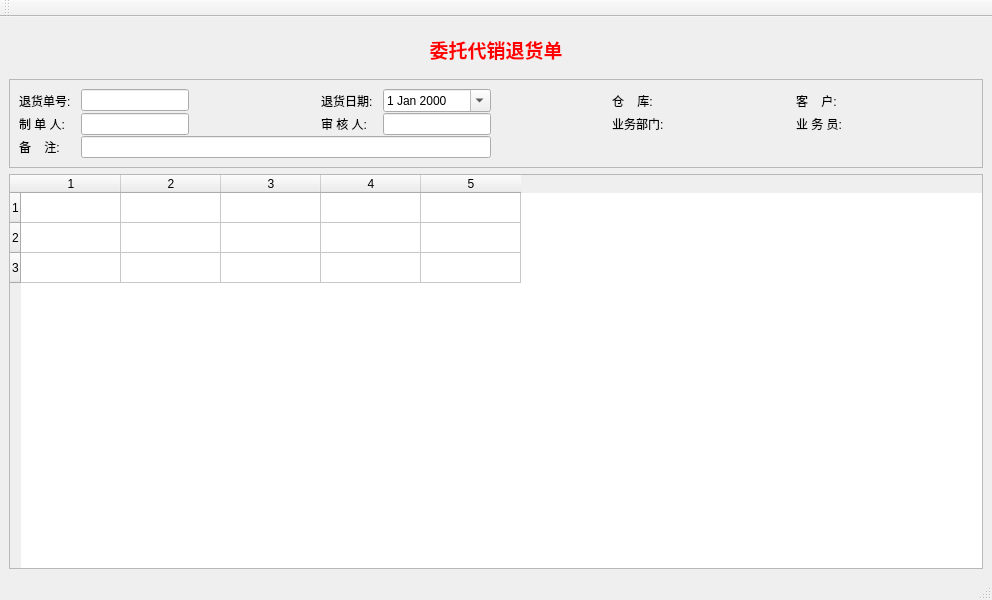
<?xml version="1.0" encoding="UTF-8"?>
<ui version="4.0">
 <class>SaConReturnedWin</class>
 <widget class="QMainWindow" name="SaConReturnedWin">
  <property name="geometry">
   <rect>
    <x>0</x>
    <y>0</y>
    <width>992</width>
    <height>600</height>
   </rect>
  </property>
  <property name="windowTitle">
   <string>MainWindow</string>
  </property>
  <widget class="QWidget" name="centralwidget">
   <layout class="QVBoxLayout" name="verticalLayout_2">
    <item>
     <widget class="QFrame" name="frame_4">
      <property name="frameShape">
       <enum>QFrame::NoFrame</enum>
      </property>
      <property name="frameShadow">
       <enum>QFrame::Plain</enum>
      </property>
      <property name="lineWidth">
       <number>0</number>
      </property>
      <layout class="QHBoxLayout" name="horizontalLayout_4">
       <item>
        <widget class="QLabel" name="label_16">
         <property name="font">
          <font>
           <family>微软雅黑</family>
           <pointsize>14</pointsize>
           <weight>75</weight>
           <bold>true</bold>
          </font>
         </property>
         <property name="text">
          <string>&lt;html&gt;&lt;head/&gt;&lt;body&gt;&lt;p&gt;&lt;span style=&quot; color:#ff0000;&quot;&gt;委托代销退货单&lt;/span&gt;&lt;/p&gt;&lt;/body&gt;&lt;/html&gt;</string>
         </property>
         <property name="alignment">
          <set>Qt::AlignCenter</set>
         </property>
        </widget>
       </item>
      </layout>
     </widget>
    </item>
    <item>
     <widget class="QFrame" name="frame_2">
      <property name="frameShape">
       <enum>QFrame::StyledPanel</enum>
      </property>
      <property name="frameShadow">
       <enum>QFrame::Plain</enum>
      </property>
      <layout class="QVBoxLayout" name="verticalLayout">
       <property name="spacing">
        <number>1</number>
       </property>
       <item>
        <layout class="QGridLayout" name="headGridLayout">
         <property name="horizontalSpacing">
          <number>10</number>
         </property>
         <item row="1" column="11">
          <spacer name="horizontalSpacer">
           <property name="orientation">
            <enum>Qt::Horizontal</enum>
           </property>
           <property name="sizeHint" stdset="0">
            <size>
             <width>40</width>
             <height>20</height>
            </size>
           </property>
          </spacer>
         </item>
         <item row="0" column="10" colspan="2">
          <widget class="QkSearchEditBox" name="cusSearchEditbox">
           <property name="sizePolicy">
            <sizepolicy hsizetype="Preferred" vsizetype="Fixed">
             <horstretch>0</horstretch>
             <verstretch>0</verstretch>
            </sizepolicy>
           </property>
          </widget>
         </item>
         <item row="0" column="0">
          <widget class="QLabel" name="idLabel">
           <property name="sizePolicy">
            <sizepolicy hsizetype="Fixed" vsizetype="Preferred">
             <horstretch>0</horstretch>
             <verstretch>0</verstretch>
            </sizepolicy>
           </property>
           <property name="text">
            <string>退货单号:</string>
           </property>
          </widget>
         </item>
         <item row="0" column="2">
          <spacer name="horizontalSpacer_3">
           <property name="orientation">
            <enum>Qt::Horizontal</enum>
           </property>
           <property name="sizeHint" stdset="0">
            <size>
             <width>40</width>
             <height>20</height>
            </size>
           </property>
          </spacer>
         </item>
         <item row="0" column="4">
          <widget class="QDateEdit" name="dateEdit">
           <property name="sizePolicy">
            <sizepolicy hsizetype="Minimum" vsizetype="Fixed">
             <horstretch>0</horstretch>
             <verstretch>0</verstretch>
            </sizepolicy>
           </property>
           <property name="calendarPopup">
            <bool>true</bool>
           </property>
          </widget>
         </item>
         <item row="0" column="3">
          <widget class="QLabel" name="label_2">
           <property name="sizePolicy">
            <sizepolicy hsizetype="Fixed" vsizetype="Preferred">
             <horstretch>0</horstretch>
             <verstretch>0</verstretch>
            </sizepolicy>
           </property>
           <property name="text">
            <string>退货日期:</string>
           </property>
          </widget>
         </item>
         <item row="0" column="8">
          <spacer name="horizontalSpacer_5">
           <property name="orientation">
            <enum>Qt::Horizontal</enum>
           </property>
           <property name="sizeHint" stdset="0">
            <size>
             <width>40</width>
             <height>20</height>
            </size>
           </property>
          </spacer>
         </item>
         <item row="0" column="5">
          <spacer name="horizontalSpacer_4">
           <property name="orientation">
            <enum>Qt::Horizontal</enum>
           </property>
           <property name="sizeHint" stdset="0">
            <size>
             <width>40</width>
             <height>20</height>
            </size>
           </property>
          </spacer>
         </item>
         <item row="0" column="1">
          <widget class="QLineEdit" name="noEdit">
           <property name="sizePolicy">
            <sizepolicy hsizetype="Fixed" vsizetype="Fixed">
             <horstretch>0</horstretch>
             <verstretch>0</verstretch>
            </sizepolicy>
           </property>
           <property name="dragEnabled">
            <bool>true</bool>
           </property>
           <property name="readOnly">
            <bool>true</bool>
           </property>
          </widget>
         </item>
         <item row="2" column="0">
          <widget class="QLabel" name="label_9">
           <property name="text">
            <string>备    注:</string>
           </property>
          </widget>
         </item>
         <item row="2" column="1" colspan="4">
          <widget class="QLineEdit" name="memoEdit"/>
         </item>
         <item row="1" column="6">
          <widget class="QLabel" name="label_6">
           <property name="sizePolicy">
            <sizepolicy hsizetype="Fixed" vsizetype="Preferred">
             <horstretch>0</horstretch>
             <verstretch>0</verstretch>
            </sizepolicy>
           </property>
           <property name="text">
            <string>业务部门:</string>
           </property>
          </widget>
         </item>
         <item row="1" column="7">
          <widget class="QkSearchEditBox" name="depSearchEditbox">
           <property name="sizePolicy">
            <sizepolicy hsizetype="Minimum" vsizetype="Fixed">
             <horstretch>0</horstretch>
             <verstretch>0</verstretch>
            </sizepolicy>
           </property>
          </widget>
         </item>
         <item row="1" column="9">
          <widget class="QLabel" name="label_12">
           <property name="sizePolicy">
            <sizepolicy hsizetype="Fixed" vsizetype="Preferred">
             <horstretch>0</horstretch>
             <verstretch>0</verstretch>
            </sizepolicy>
           </property>
           <property name="text">
            <string>业 务 员:</string>
           </property>
          </widget>
         </item>
         <item row="1" column="10">
          <widget class="QkSearchEditBox" name="userSearchEditbox">
           <property name="sizePolicy">
            <sizepolicy hsizetype="Fixed" vsizetype="Fixed">
             <horstretch>0</horstretch>
             <verstretch>0</verstretch>
            </sizepolicy>
           </property>
          </widget>
         </item>
         <item row="0" column="9">
          <widget class="QLabel" name="label_3">
           <property name="sizePolicy">
            <sizepolicy hsizetype="Fixed" vsizetype="Preferred">
             <horstretch>0</horstretch>
             <verstretch>0</verstretch>
            </sizepolicy>
           </property>
           <property name="text">
            <string>客    户:</string>
           </property>
          </widget>
         </item>
         <item row="0" column="7">
          <widget class="QkSearchEditBox" name="whSearchEditbox"/>
         </item>
         <item row="0" column="6">
          <widget class="QLabel" name="label_7">
           <property name="text">
            <string>仓    库:</string>
           </property>
          </widget>
         </item>
         <item row="1" column="0">
          <widget class="QLabel" name="label_8">
           <property name="text">
            <string>制 单 人:</string>
           </property>
          </widget>
         </item>
         <item row="1" column="1">
          <widget class="QLineEdit" name="makerEdit">
           <property name="sizePolicy">
            <sizepolicy hsizetype="Fixed" vsizetype="Fixed">
             <horstretch>0</horstretch>
             <verstretch>0</verstretch>
            </sizepolicy>
           </property>
           <property name="readOnly">
            <bool>true</bool>
           </property>
          </widget>
         </item>
         <item row="1" column="3">
          <widget class="QLabel" name="label_10">
           <property name="text">
            <string>审 核 人:</string>
           </property>
          </widget>
         </item>
         <item row="1" column="4">
          <widget class="QLineEdit" name="auditEdit">
           <property name="sizePolicy">
            <sizepolicy hsizetype="Fixed" vsizetype="Fixed">
             <horstretch>0</horstretch>
             <verstretch>0</verstretch>
            </sizepolicy>
           </property>
           <property name="readOnly">
            <bool>true</bool>
           </property>
          </widget>
         </item>
        </layout>
       </item>
      </layout>
     </widget>
    </item>
    <item>
     <widget class="QTableWidget" name="tableWidget">
      <property name="rowCount">
       <number>3</number>
      </property>
      <property name="columnCount">
       <number>5</number>
      </property>
      <row/>
      <row/>
      <row/>
      <column/>
      <column/>
      <column/>
      <column/>
      <column/>
     </widget>
    </item>
   </layout>
  </widget>
  <widget class="QStatusBar" name="statusbar"/>
  <widget class="QToolBar" name="toolBar">
   <property name="windowTitle">
    <string>toolBar</string>
   </property>
   <attribute name="toolBarArea">
    <enum>TopToolBarArea</enum>
   </attribute>
   <attribute name="toolBarBreak">
    <bool>false</bool>
   </attribute>
  </widget>
 </widget>
 <customwidgets>
  <customwidget>
   <class>QkSearchEditBox</class>
   <extends>QWidget</extends>
   <header>qksearcheditbox.h</header>
  </customwidget>
 </customwidgets>
 <resources/>
 <connections/>
</ui>
